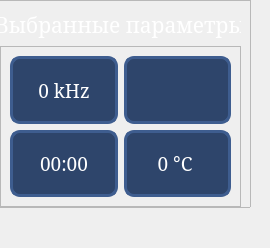
    <widget class="QWidget" name="launch_page">
     <widget class="QFrame" name="launch_frame">
      <property name="geometry">
       <rect>
        <x>-10</x>
        <y>0</y>
        <width>261</width>
        <height>208</height>
       </rect>
      </property>
      <property name="minimumSize">
       <size>
        <width>241</width>
        <height>208</height>
       </size>
      </property>
      <property name="maximumSize">
       <size>
        <width>16777215</width>
        <height>208</height>
       </size>
      </property>
      <property name="styleSheet">
       <string notr="true">background-color: none;</string>
      </property>
      <property name="frameShape">
       <enum>QFrame::StyledPanel</enum>
      </property>
      <property name="frameShadow">
       <enum>QFrame::Raised</enum>
      </property>
      <layout class="QVBoxLayout" name="verticalLayout">
       <item>
        <widget class="QLabel" name="launch_frame_label">
         <property name="sizePolicy">
          <sizepolicy hsizetype="Preferred" vsizetype="Preferred">
           <horstretch>0</horstretch>
           <verstretch>1</verstretch>
          </sizepolicy>
         </property>
         <property name="minimumSize">
          <size>
           <width>0</width>
           <height>0</height>
          </size>
         </property>
         <property name="maximumSize">
          <size>
           <width>16777215</width>
           <height>33</height>
          </size>
         </property>
         <property name="font">
          <font>
           <family>MS Serif</family>
           <pointsize>16</pointsize>
          </font>
         </property>
         <property name="styleSheet">
          <string notr="true">QLabel{
	background-color: rgba(255, 255, 255, 0);
	
	color: rgb(255, 255, 255);
}</string>
         </property>
         <property name="text">
          <string>Выбранные параметры</string>
         </property>
         <property name="alignment">
          <set>Qt::AlignHCenter|Qt::AlignTop</set>
         </property>
        </widget>
       </item>
       <item>
        <widget class="QFrame" name="launch_info_frame">
         <property name="minimumSize">
          <size>
           <width>0</width>
           <height>161</height>
          </size>
         </property>
         <property name="styleSheet">
          <string notr="true">QFrame {
	background-color: none;
}</string>
         </property>
         <property name="frameShape">
          <enum>QFrame::StyledPanel</enum>
         </property>
         <property name="frameShadow">
          <enum>QFrame::Raised</enum>
         </property>
         <layout class="QGridLayout" name="gridLayout_9">
          <item row="2" column="1">
           <widget class="QLabel" name="timer_chosen_label">
            <property name="font">
             <font>
              <family>MS Serif</family>
              <pointsize>14</pointsize>
             </font>
            </property>
            <property name="styleSheet">
             <string notr="true">QLabel{
	color: white;
	background-color: rgb(46, 69, 107);
	border: 3px solid rgb(62, 93, 143);
	border-radius: 10px 
}
</string>
            </property>
            <property name="text">
             <string>00:00</string>
            </property>
            <property name="alignment">
             <set>Qt::AlignCenter</set>
            </property>
           </widget>
          </item>
          <item row="2" column="3">
           <widget class="QLabel" name="temperature_chosen_label">
            <property name="font">
             <font>
              <family>MS Serif</family>
              <pointsize>14</pointsize>
             </font>
            </property>
            <property name="styleSheet">
             <string notr="true">QLabel{
	color: white;
	background-color: rgb(46, 69, 107);
	border: 3px solid rgb(62, 93, 143);
	border-radius: 10px 
}
</string>
            </property>
            <property name="text">
             <string>0 °C </string>
            </property>
            <property name="alignment">
             <set>Qt::AlignCenter</set>
            </property>
           </widget>
          </item>
          <item row="1" column="3">
           <widget class="QLabel" name="signal_chosen_label">
            <property name="font">
             <font>
              <family>MS Serif</family>
              <pointsize>14</pointsize>
             </font>
            </property>
            <property name="styleSheet">
             <string notr="true">QLabel{
	color: white;
	background-color: rgb(46, 69, 107);
	border: 3px solid rgb(62, 93, 143);
	border-radius: 10px 
}
</string>
            </property>
            <property name="text">
             <string/>
            </property>
            <property name="pixmap">
             <pixmap>images/_signal3.png</pixmap>
            </property>
            <property name="alignment">
             <set>Qt::AlignCenter</set>
            </property>
           </widget>
          </item>
          <item row="1" column="1">
           <widget class="QLabel" name="frequyncy_chosen_label">
            <property name="font">
             <font>
              <family>MS Serif</family>
              <pointsize>14</pointsize>
             </font>
            </property>
            <property name="styleSheet">
             <string notr="true">QLabel{
	color: white;
	background-color: rgb(46, 69, 107);
	border: 3px solid rgb(62, 93, 143);
	border-radius: 10px 
}
</string>
            </property>
            <property name="text">
             <string>0 kHz</string>
            </property>
            <property name="alignment">
             <set>Qt::AlignCenter</set>
            </property>
           </widget>
          </item>
         </layout>
        </widget>
       </item>
      </layout>
     </widget>
     <widget class="QLabel" name="launch_status_label">
      <property name="geometry">
       <rect>
        <x>0</x>
        <y>200</y>
        <width>171</width>
        <height>39</height>
       </rect>
      </property>
      <property name="sizePolicy">
       <sizepolicy hsizetype="Preferred" vsizetype="Preferred">
        <horstretch>0</horstretch>
        <verstretch>1</verstretch>
       </sizepolicy>
      </property>
      <property name="minimumSize">
       <size>
        <width>0</width>
        <height>39</height>
       </size>
      </property>
      <property name="maximumSize">
       <size>
        <width>16777215</width>
        <height>33</height>
       </size>
      </property>
      <property name="font">
       <font>
        <family>MS Serif</family>
        <pointsize>16</pointsize>
       </font>
      </property>
      <property name="styleSheet">
       <string notr="true">QLabel{
	background-color: rgba(255, 255, 255, 0);
	
	color: rgb(255, 255, 255);
}</string>
      </property>
      <property name="text">
       <string/>
      </property>
      <property name="alignment">
       <set>Qt::AlignLeading|Qt::AlignLeft|Qt::AlignTop</set>
      </property>
     </widget>
    </widget>
